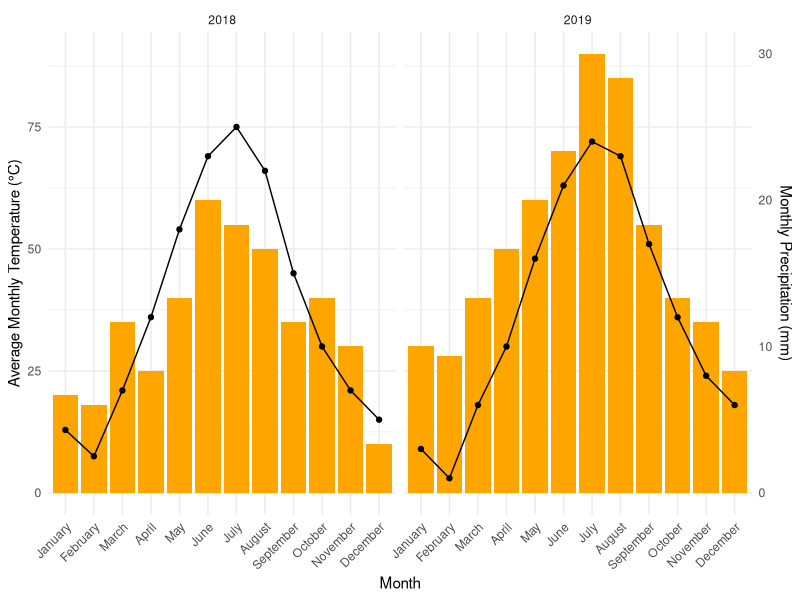
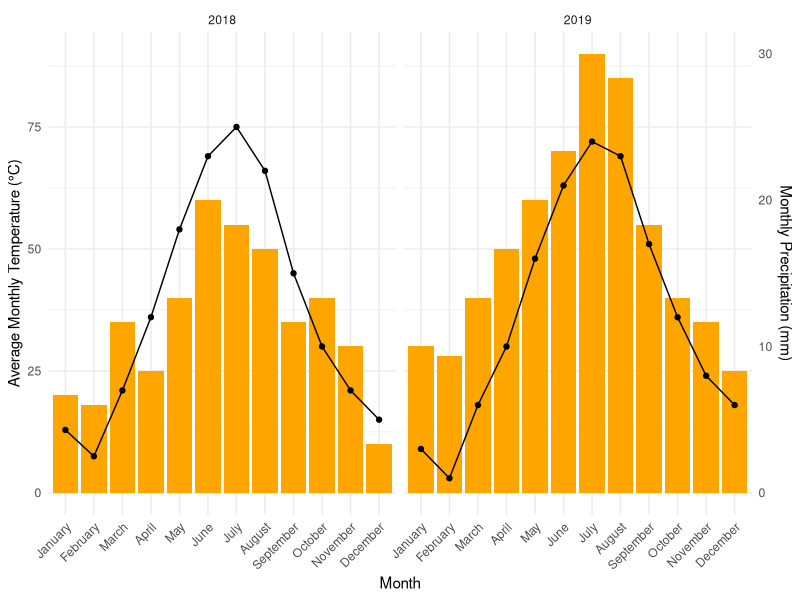

Recreate these plots in R, in order.
# Install required packages if not already installed
install.packages("ggplot2")
install.packages("dplyr")
install.packages("readr")

library(ggplot2)
library(dplyr)
library(readr)

# Read the CSV file
weather <- read_csv("data/weather_data.csv")

# Ensure month order
weather$Month <- factor(weather$Month, levels = month.name)

# Create the plot
ggplot(weather, aes(x = Month)) +
  geom_bar(aes(y = Precipitation), stat = "identity", fill = "orange") +
  geom_line(aes(y = Temperature * 3, group = Year), color = "black") +  # scaled to fit
  geom_point(aes(y = Temperature * 3, group = Year), color = "black") +
  facet_wrap(~Year, ncol = 2) +
  scale_y_continuous(
    name = "Average Monthly Temperature (°C)",
    sec.axis = sec_axis(~./3, name = "Monthly Precipitation (mm)")
  ) +
  labs(x = "Month", fill = "", color = "") +
  theme_minimal() +
  theme(axis.text.x = element_text(angle = 45, hjust = 1))
# Save the plot as a PNG file in the output folder
ggsave("output/weather_plot.png", width = 10, height = 6, dpi = 300)
